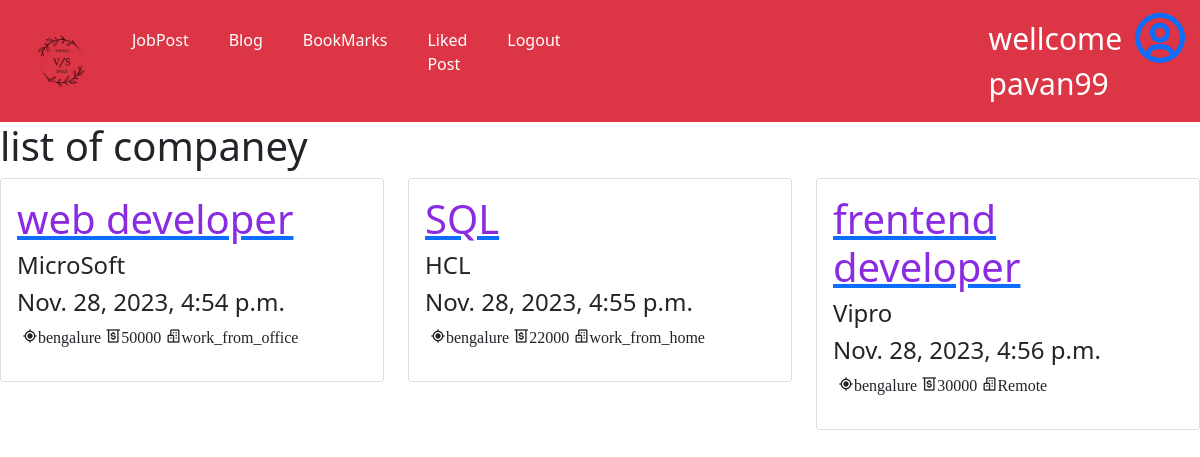
/second/ (signed in), run on the app's committed database.
### jobpostapp/models.py (models this page shows, shortened)
class jobpost(models.Model):
    Titel = models. CharField(max_length=100)
    Description = models.CharField(max_length=400)
    company = models.CharField(max_length=100)
    postes_on = models.DateTimeField(auto_now_add=True)
    location = models.CharField(max_length=100)
    salary = models.IntegerField()
    type = models.CharField(max_length=100)
    experience = models.CharField(max_length=100)
    Roles = models.TextField(max_length=1000)

### jobpostapp/views.py (the view)
# urls.py: path("",views.job,name='job'),
@login_required(login_url='user_login')
def job(request):
    pavan=jobpost.objects.all()
    return render(request,"jobpost/jobpost.html",{'pavan':pavan})

### templates/jobpost/jobpost.html
{% extends 'base.html' %}
{% block content %}
    <div class="content">
        <div class="jumbotron">
            <h1>list of companey</h1>
            <div class="row">
                {% for i in pavan %}
                <div class="col-md-4">
                    <div class="card card-body">
                        <a href="{{ i.id }}"><h1 style="color: blueviolet;">{{ i.Titel }}</h1></a>
                        <h4>{{ i.company }}</h4>
                        <h4>{{ i.postes_on }}</h4>
                        <p style="margin-left: 5px;"><i class='bx bx-current-location'>{{ i.location }}</i>   <i class='bx bx-money-withdraw'>{{ i.salary }}</i>  <i class='bx bx-buildings'>{{ i.type }}</i></p>
                    </div>
                </div>
                {% endfor %}
            </div>
        </div>
    </div>
{% endblock %}

### templates/base.html (shortened to what this page needs)
<!DOCTYPE html>
{% load static %}
<html lang="en">
<head>
</head>
<link href="https://cdn.jsdelivr.net/npm/bootstrap@5.0.2/dist/css/bootstrap.min.css" rel="stylesheet">
<link href='https://unpkg.com/boxicons@2.1.4/css/boxicons.min.css' rel='stylesheet'>
<link rel="stylesheet" href="https://cdnjs.cloudflare.com/ajax/libs/font-awesome/4.7.0/css/font-awesome.min.css">
<body>
</html><nav class="navbar navbar-expand-lg navbar-dark bg-danger">
    <div class="container-fluid">
      <a href="{% url 'homepro' %}"><img src="{% static 'images/logo.png' %}" alt="" style="height: 100px; width: 100px;"></a>
      <div class="collapse navbar-collapse" id="navbarSupportedContent">
        <ul class="navbar-nav me-auto mb-2 mb-lg-0">
          {% if user.is_authenticated %}
          <li class="nav-item" >
            <a class="nav-link active" aria-current="page" href="{% url 'job' %}" style="margin: 12px;">JobPost</a>
          </li>
          <li class="nav-item">
            <a class="nav-link active" aria-current="page" href="{% url 'blog' %}" style="margin: 12px;">Blog</a>
          </li>
          <li class="nav-item" >
            <a class="nav-link active" aria-current="page" href="{% url 'bookmarks' %}" style="margin: 12px;">BookMarks</a>
          </li>
          <li class="nav-item" >
            <a class="nav-link active" aria-current="page" href="{% url 'liked' %}" style="margin: 12px;">Liked Post</a>
          </li>
          <li class="nav-item">
          <a class="nav-link active" aria-current="page" href="{% url 'user_logout' %}" style="margin: 12px;">Logout</a>
          </li>
          <li class="nav-item" style="margin-left: 400px;">
            <a class="nav-link active" aria-current="page" href="#" style="font-size: 30px;">wellcome  {{request.user.username}}</a>
          </li>
          <li class="nav-item">
            <a href="{% url 'profil' %}"><i class='bx bx-user-circle' style="font-size: 60px;"></i></a>
          </li>
          {% else %}
          <li class="nav-item">
            <a class="nav-link active" aria-current="page" href="{% url 'register' %}">Register</a>
          </li>
          <li class="nav-item">
            <a class="nav-link active" aria-current="page" href="{% url 'user_login' %}">Login</a>
          {% endif %}
      </div>
    </div>
  </nav>
  {% block content %}
  {% endblock %}
</body>

### data on the page
jobpost: Titel "web developer", company "MicroSoft", postes_on "Nov. 28, 2023, 4:54 p.m.", location "bengalure", salary "50000", type "work_from_office"
jobpost: Titel "SQL", company "HCL", postes_on "Nov. 28, 2023, 4:55 p.m.", location "bengalure", salary "22000", type "work_from_home"
jobpost: Titel "frentend developer", company "Vipro", postes_on "Nov. 28, 2023, 4:56 p.m.", location "bengalure", salary "30000", type "Remote"

### other printed values
{{ request.user.username }} "pavan99"
